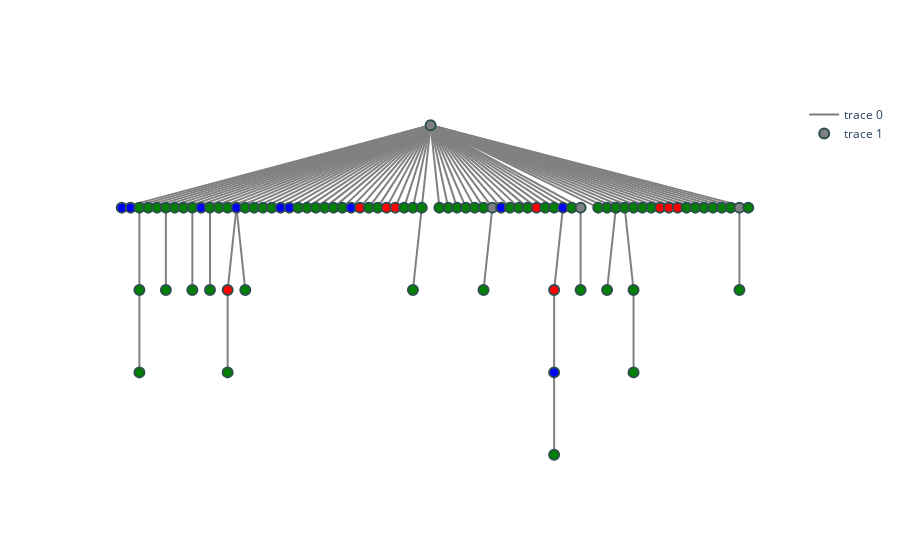

The notebook cell this image was saved under:
### Code cell
import plotly.graph_objects as go

# Example node pairs
node_pairs = node_pairs

# Function to calculate positions - this will vary greatly depending on your tree structure
positions = {0: (0, 0), 1: (-35, -1), 2: (-34, -1), 3: (-33, -1), 4: (-32, -1), 5: (-31, -1), 6: (-30, -1), 7: (-29, -1), 8: (-28, -1), 9: (-27, -1), 
             10: (-33, -2), 11: (-27, -2), 12: (-26, -1), 13: (-30, -2), 14: (-25, -1), 15: (-24, -1), 16: (-25, -2), 17: (-23, -1), 18: (-22, -1), 19: (-21, -1), 
             20: (-23, -2), 21: (-20, -1), 22: (-19, -1), 23: (-18, -1), 24: (-17, -1), 25: (-16, -1), 26: (-15, -1), 27: (-14, -1), 28: (-13, -1), 29: (-12, -1), 
             30: (-11, -1), 31: (-33, -3), 32: (-10, -1), 33: (-9, -1), 34: (-23, -3), 35: (-8, -1), 36: (-7, -1), 37: (-6, -1), 38: (-5, -1), 39: (-21, -2), 
             40: (-4, -1), 41: (-3, -1), 42: (-2, -1), 43: (-1, -1), 44: (1, -1), 45: (-2, -2), 46: (2, -1), 47: (3, -1), 48: (4, -1), 49: (5, -1), 
             50: (6, -1), 51: (7, -1), 52: (6, -2), 53: (8, -1), 54: (9, -1), 55: (10, -1), 56: (11, -1), 57: (12, -1), 58: (13, -1), 59: (14, -1), 
             60: (15, -1), 61: (16, -1), 62: (14, -2), 63: (14, -3), 64: (17, -1), 65: (17, -2), 66: (19, -1), 67: (20, -1), 68: (21, -1), 69: (20, -2), 
             70: (21, -1), 71: (22, -1), 72: (23, -2), 73: (23, -3), 74: (23, -1), 75: (24, -1), 76: (25, -1), 77: (26, -1), 78: (27, -1), 79: (28, -1), 
             80: (29, -1), 81: (30, -1), 82: (31, -1), 83: (32, -1), 84: (33, -1), 85: (34, -1), 86: (35, -1), 87: (35, -2), 88: (36, -1), 89: (14, -4), }


# Create edges
edge_x = []
edge_y = []
for pair in node_pairs:
    x0, y0 = positions[pair[0]]
    x1, y1 = positions[pair[1]]
    edge_x.extend([x0, x1, None])
    edge_y.extend([y0, y1, None])

# Create nodes
node_x = [pos[0] for pos in positions.values()]
node_y = [pos[1] for pos in positions.values()]

# Create figure
fig = go.Figure()

# Add edges as lines
fig.add_trace(go.Scatter(x=edge_x, y=edge_y, mode='lines', line=dict(width=2, color='grey')))

# Add nodes as markers
# mode='markers+text'
fig.add_trace(go.Scatter(x=node_x, y=node_y, mode='markers', text=list(positions.keys()), textposition="bottom center",
                         marker=dict(size=10, color=mapped_color, line=dict(width=2, color='DarkSlateGrey'))))

# Update layout
fig.update_layout(template="plotly_white", xaxis=dict(showgrid=False, zeroline=False, showticklabels=False),
                  yaxis=dict(showgrid=False, zeroline=False, showticklabels=False))
fig.show()

### Figure 1 — Plotly figure (JSON) as saved in the notebook; plotly's stock layout.template omitted (floating-point values rounded to 4 significant figures; data arrays with more than 128 entries replaced by an {"elided": "..."} marker saying what was removed)
{"data": [{"line": {"color": "grey", "width": 2}, "mode": "lines", "type": "scatter", "x": {"elided": "267 int values"}, "y": {"elided": "267 int values"}}, {"marker": {"color": ["grey", "blue", "blue", "green", "green", "green", "green", "green", "green", "green", "green", "green", "blue", "green", "green", "green", "green", "green", "blue", "green", "red", "green", "green", "green", "blue", "blue", "green", "green", "green", "green", "green", "green", "green", "blue", "green", "red", "green", "green", "red", "green", "red", "green", "green", "green", "green", "green", "green", "green", "green", "green", "green", "grey", "green", "blue", "green", "green", "green", "red", "green", "green", "blue", "green", "red", "blue", "grey", "green", "green", "green", "green", "green", "green", "green", "green", "green", "green", "green", "green", "red", "red", "red", "green", "green", "green", "green", "green", "green", "grey", "green", "green", "green"], "line": {"color": "DarkSlateGrey", "width": 2}, "size": 10}, "mode": "markers", "text": ["0", "1", "2", "3", "4", "5", "6", "7", "8", "9", "10", "11", "12", "13", "14", "15", "16", "17", "18", "19", "20", "21", "22", "23", "24", "25", "26", "27", "28", "29", "30", "31", "32", "33", "34", "35", "36", "37", "38", "39", "40", "41", "42", "43", "44", "45", "46", "47", "48", "49", "50", "51", "52", "53", "54", "55", "56", "57", "58", "59", "60", "61", "62", "63", "64", "65", "66", "67", "68", "69", "70", "71", "72", "73", "74", "75", "76", "77", "78", "79", "80", "81", "82", "83", "84", "85", "86", "87", "88", "89"], "textposition": "bottom center", "type": "scatter", "x": [0, -35, -34, -33, -32, -31, -30, -29, -28, -27, -33, -27, -26, -30, -25, -24, -25, -23, -22, -21, -23, -20, -19, -18, -17, -16, -15, -14, -13, -12, -11, -33, -10, -9, -23, -8, -7, -6, -5, -21, -4, -3, -2, -1, 1, -2, 2, 3, 4, 5, 6, 7, 6, 8, 9, 10, 11, 12, 13, 14, 15, 16, 14, 14, 17, 17, 19, 20, 21, 20, 21, 22, 23, 23, 23, 24, 25, 26, 27, 28, 29, 30, 31, 32, 33, 34, 35, 35, 36, 14], "y": [0, -1, -1, -1, -1, -1, -1, -1, -1, -1, -2, -2, -1, -2, -1, -1, -2, -1, -1, -1, -2, -1, -1, -1, -1, -1, -1, -1, -1, -1, -1, -3, -1, -1, -3, -1, -1, -1, -1, -2, -1, -1, -1, -1, -1, -2, -1, -1, -1, -1, -1, -1, -2, -1, -1, -1, -1, -1, -1, -1, -1, -1, -2, -3, -1, -2, -1, -1, -1, -2, -1, -1, -2, -3, -1, -1, -1, -1, -1, -1, -1, -1, -1, -1, -1, -1, -1, -2, -1, -4]}], "layout": {"xaxis": {"showgrid": false, "showticklabels": false, "zeroline": false}, "yaxis": {"showgrid": false, "showticklabels": false, "zeroline": false}}}
